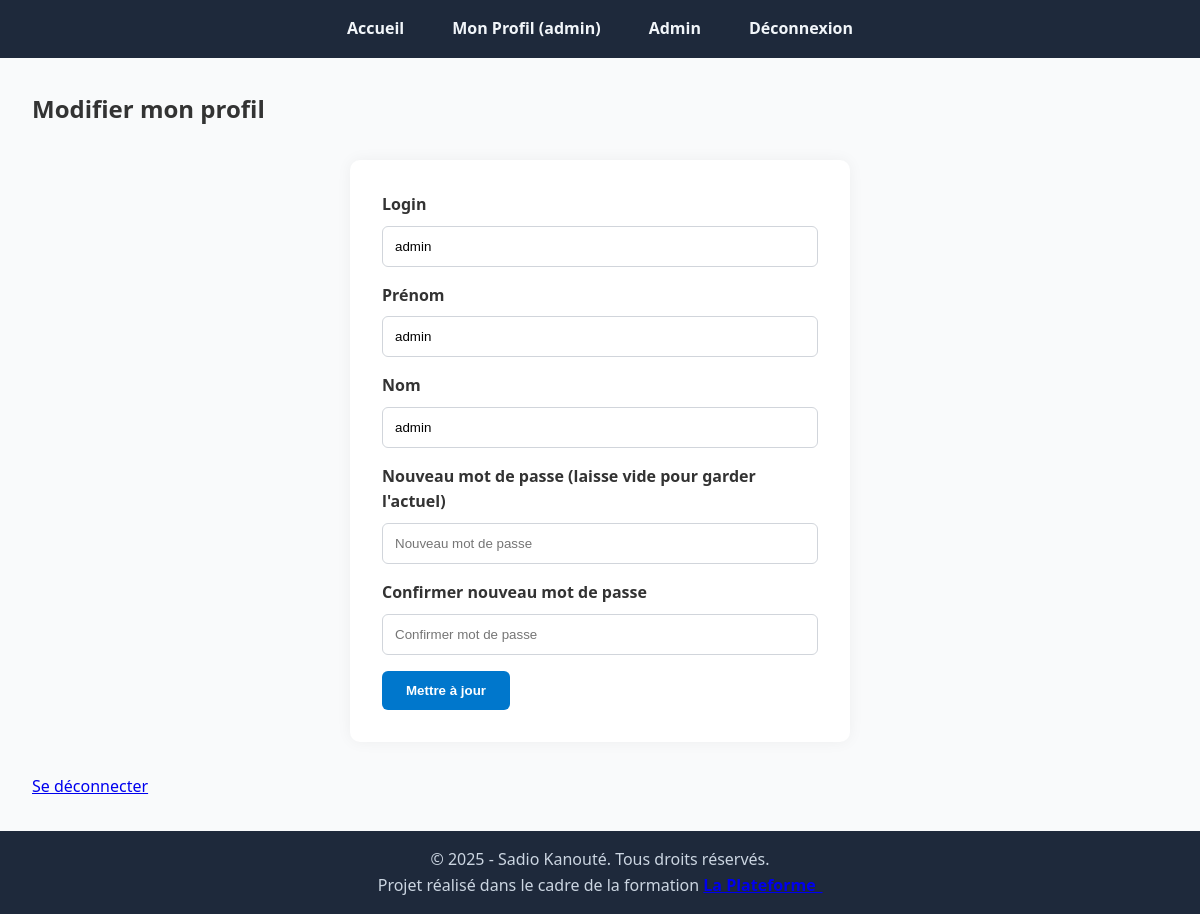
Page /profil.php (signed in) on the committed database.
### tables this page shows
CREATE TABLE IF NOT EXISTS `utilisateurs` (
  `id` int NOT NULL AUTO_INCREMENT,
  `login` varchar(255) DEFAULT NULL,
  `prenom` varchar(255) DEFAULT NULL,
  `nom` varchar(255) DEFAULT NULL,
  `password` varchar(255) DEFAULT NULL,
  `role` varchar(50) DEFAULT 'user',
  PRIMARY KEY (`id`)
);

### profil.php (the view, shortened to what this page needs)
<?php
include('header.php');
$userId = $_SESSION['id'];
$stmt = $bdd->prepare("SELECT login, prenom, nom FROM utilisateurs WHERE id = ?");
$stmt->execute([$userId]);
$user = $stmt->fetch(PDO::FETCH_ASSOC);
?>
<!DOCTYPE html>
<html lang="fr">
<head>
    <link rel="stylesheet" href="style.css">
</head>
<body>
<main>
    <div class="container large">
        <h2>Modifier mon profil</h2>
        <form method="POST" action="">
            <label for="login">Login</label>
            <input type="text" id="login" name="login" required value="<?= htmlspecialchars($user['login']) ?>">
            <label for="prenom">Prénom</label>
            <input type="text" id="prenom" name="prenom" required value="<?= htmlspecialchars($user['prenom']) ?>">
            <label for="nom">Nom</label>
            <input type="text" id="nom" name="nom" required value="<?= htmlspecialchars($user['nom']) ?>">
            <label for="password">Nouveau mot de passe (laisse vide pour garder l'actuel)</label>
            <input type="password" id="password" name="password" placeholder="Nouveau mot de passe">
            <label for="conf_password">Confirmer nouveau mot de passe</label>
            <input type="password" id="conf_password" name="conf_password" placeholder="Confirmer mot de passe">
            <input type="submit" name="submit" value="Mettre à jour">
        </form>
        <a class="logout" href="deconnexion.php">Se déconnecter</a>
    </div>
</main>
<?php include('footer.php'); ?>
</body>
</html>

### style.css (style rules this page uses)
* { margin: 0; padding: 0; box-sizing: border-box; }
html, body { height: 100%; font-family: 'Segoe UI', Roboto, sans-serif; background-color: #f9fafb; color: #333; line-height: 1.6; }
body { display: flex; flex-direction: column; min-height: 100vh; }
main { flex: 1; padding: 2rem; }
form { max-width: 500px; margin: 2rem auto; background-color: #ffffff; padding: 2rem; border-radius: 10px; box-shadow: 0 0 15px rgba(0,0,0,0.05); }
form label { display: block; margin-bottom: 0.5rem; font-weight: 600; }
form input[type="text"], form input[type="password"], form input[type="email"] { width: 100%; padding: 0.75rem; margin-bottom: 1rem; border: 1px solid #d1d5db; border-radius: 6px; transition: border-color 0.3s; }
form input[type="submit"], form button { background-color: #0077cc; color: white; border: none; padding: 0.75rem 1.5rem; border-radius: 6px; cursor: pointer; font-weight: bold; transition: background-color 0.3s ease; }

### rows in the picture
utilisateurs: login "admin", prenom "admin", nom "admin"

### other values in the picture
$_SESSION['prenom'] "admin"
